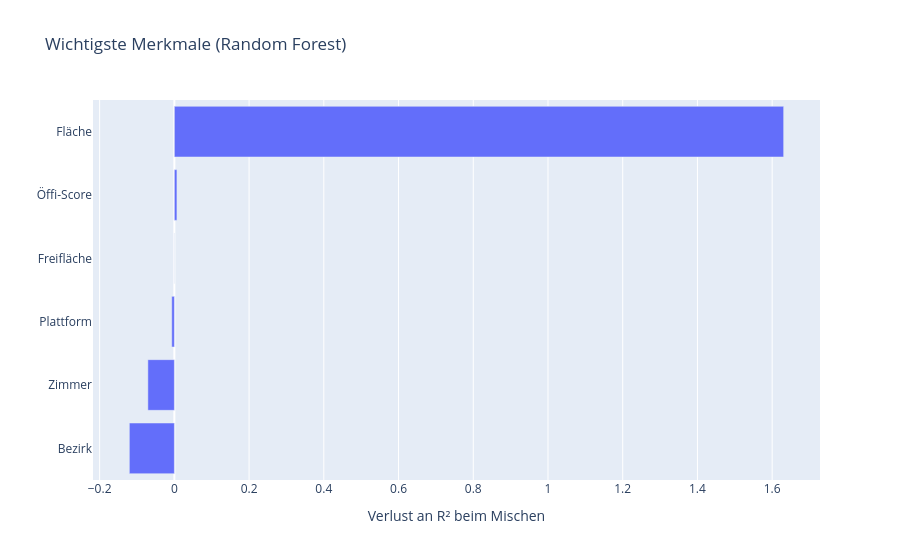

The code cell stored with this chart in its notebook:
### Markdown cell above
## 3.9 Permutation Importance
Für das beste Modell mischen wir die Werte eines Merkmals zufällig durch und messen, wie viel schlechter die Vorhersage wird. Je größer der Verlust, desto wichtiger ist das Merkmal.

### Code cell
from sklearn.metrics import r2_score
import plotly.express as px

gruppen = {
    "Fläche": ["area_m2"],
    "Zimmer": ["rooms"],
    "Freifläche": ["has_outdoor_space"],
    "Öffi-Score": ["oeffi_score"],
    "Bezirk": [s for s in X.columns if s.startswith("bezirk_")],
    "Plattform": [s for s in X.columns if s.startswith("source_")],
}

basis_r2 = r2_score(y_test, bestes.predict(X_test))
rng = np.random.default_rng(42)
wichtigkeit = {}
for name, spalten in gruppen.items():
    verluste = []
    for _ in range(10):
        X_gemischt = X_test.copy()
        zufall = rng.permutation(len(X_test))
        X_gemischt[spalten] = X_test[spalten].values[zufall]
        verluste.append(basis_r2 - r2_score(y_test, bestes.predict(X_gemischt)))
    wichtigkeit[name] = np.mean(verluste)

wichtigkeit = pd.Series(wichtigkeit).sort_values()
px.bar(x=wichtigkeit.values, y=wichtigkeit.index, orientation="h",
       labels={"x": "Verlust an R² beim Mischen", "y": ""},
       title=f"Wichtigste Merkmale ({bester_name})").show()

### Figure 1 — Plotly figure (JSON) as saved in the notebook; plotly's stock layout.template omitted (floating-point values rounded to 4 significant figures)
{"data": [{"hovertemplate": "Verlust an R² beim Mischen=%{x}<br>=%{y}<extra></extra>", "legendgroup": "", "marker": {"color": "#636efa", "pattern": {"shape": ""}}, "name": "", "orientation": "h", "showlegend": false, "textposition": "auto", "type": "bar", "x": [-0.1205, -0.07092, -0.006972, 0.0, 0.006832, 1.631], "xaxis": "x", "y": ["Bezirk", "Zimmer", "Plattform", "Freifläche", "Öffi-Score", "Fläche"], "yaxis": "y"}], "layout": {"barmode": "relative", "legend": {"tracegroupgap": 0}, "title": {"text": "Wichtigste Merkmale (Random Forest)"}, "xaxis": {"anchor": "y", "domain": [0, 1], "title": {"text": "Verlust an R² beim Mischen"}}, "yaxis": {"anchor": "x", "domain": [0, 1], "title": {"text": ""}}}}
